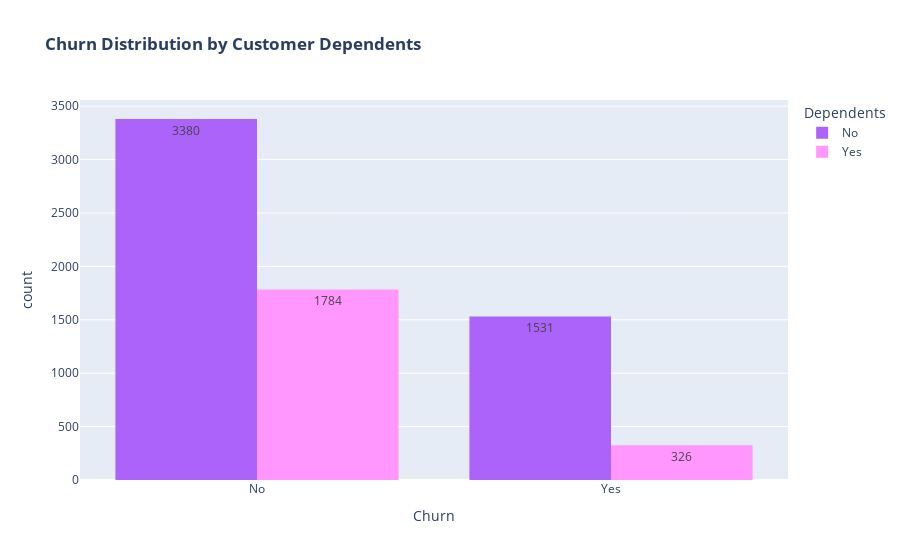

The cell this chart's notebook holds for it:
### Markdown cell above
* A lot of customers choose the Fiber optic service and it's also evident that the customers who use Fiber optic have high churn rate, this might suggest a dissatisfaction with this type of internet service.
* Customers having DSL service are majority in number and have less churn rate compared to Fibre optic service.

### Code cell
import plotly.express as px

# Define your color map
color_map = {"Yes": "#FF97FF", "No": "#AB63FA"}

# Create the grouped histogram
fig = px.histogram(
    df,
    x="Churn",
    color="Dependents",
    barmode="group",
    title="<b>Churn Distribution by Customer Dependents</b>",
    color_discrete_map=color_map,
    text_auto=True
)



fig.show()

### Figure 1 — Plotly figure (JSON) as saved in the notebook; plotly's stock layout.template omitted (floating-point values rounded to 4 significant figures; data arrays with more than 128 entries replaced by an {"elided": "..."} marker saying what was removed)
{"data": [{"alignmentgroup": "True", "bingroup": "x", "hovertemplate": "Dependents=No<br>Churn=%{x}<br>count=%{y}<extra></extra>", "legendgroup": "No", "marker": {"color": "#AB63FA", "pattern": {"shape": ""}}, "name": "No", "offsetgroup": "No", "orientation": "v", "showlegend": true, "texttemplate": "%{value}", "type": "histogram", "x": {"elided": "4911 str values"}, "xaxis": "x", "yaxis": "y"}, {"alignmentgroup": "True", "bingroup": "x", "hovertemplate": "Dependents=Yes<br>Churn=%{x}<br>count=%{y}<extra></extra>", "legendgroup": "Yes", "marker": {"color": "#FF97FF", "pattern": {"shape": ""}}, "name": "Yes", "offsetgroup": "Yes", "orientation": "v", "showlegend": true, "texttemplate": "%{value}", "type": "histogram", "x": {"elided": "2110 str values"}, "xaxis": "x", "yaxis": "y"}], "layout": {"barmode": "group", "legend": {"title": {"text": "Dependents"}, "tracegroupgap": 0}, "title": {"text": "<b>Churn Distribution by Customer Dependents</b>"}, "xaxis": {"anchor": "y", "domain": [0, 1], "title": {"text": "Churn"}}, "yaxis": {"anchor": "x", "domain": [0, 1], "title": {"text": "count"}}}}
